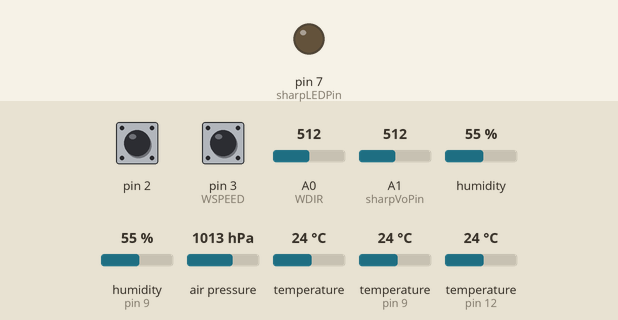
Recording of a sketch running on a simulated Arduino Uno, built with avr-gcc and run on an emulated ATmega328P. Parts: output pins drawn as LEDs (lit = HIGH). Wiring (inferred from the names in the program): DHT22 sensor: data pin 9. The inputs (shaded band) are chosen by the test bench; at power-on: pin 2 HIGH, pin 3 (WSPEED) HIGH, A0 (WDIR) = 512, A1 (sharpVoPin) = 512, humidity 55 %, humidity (sensor on pin 9) 55 %, air pressure 1013 hPa, temperature 24 °C, temperature (sensors on pin 9, pin 12) 24 °C. What the sketch prints to the serial monitor is not drawn.

Above: at 0.1 s.
At 1.9 s:
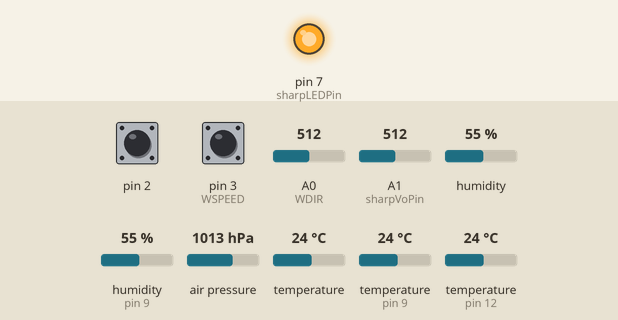
Timing chart, 0 to 3.4 s (numbered marks = the images above):
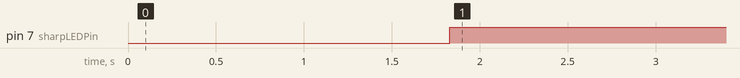

The sketch:

estacion.ino
```cpp
//librerias
#include <Wire.h> //protocolo de comunicacion I2C usado por AM2315 y BMP280 (SDA y SCL)
#include <Adafruit_AM2315.h> //sensor de temperatura y humedad ambiental AM2315
#include <Adafruit_BMP280.h> //sensor de presión, temperatura y altura BMP280
#include "DHT.h" //sensor de temperatura y humedad ambiental DHT22
#include <OneWire.h> //protocolo de comunicación OneWire usado por DS18B20
#include <DallasTemperature.h> //sensor de temperatura DS18B20
#include <SoftwareSerial.h> //protocolo de comunicación usado por módulo MBD+AQD

//Pins
#define WSPEED 3 //pin por defecto del shell sparkfun para el sensor de velocidad de viento
#define RAIN 2 //pin por defecto del shell sparkfun para el sensor de prcipitación
#define WDIR A0 //pin por defecto del shell de sparkfun para el sensor de dirección del viento
#define DHTTYPE DHT22 //definición del típo de sensor DHT
#define DHTPIN 9 //pin del sensor DHT22
#define ONE_WIRE_BUS 12 //pin del sensor DS18B20

DHT dht(DHTPIN, DHTTYPE); //instancia del sensor DHT22

//instancias para sensor DS18B20
OneWire oneWire(ONE_WIRE_BUS);
DallasTemperature sensors(&oneWire);

//pines para tarjeta dhemax
const byte rxPin = 10;
const byte txPin = 11;
SoftwareSerial mySerial = SoftwareSerial(rxPin, txPin);

//pines para sensor sharp GP2Y1014AU0F
const int sharpLEDPin = 7;   // Arduino digital pin 7 connect to sensor LED.
const int sharpVoPin = A1;   // Arduino analog pin 5 connect to sensor Vo.

//Variables
Adafruit_AM2315 am2315; //I2C
Adafruit_BMP280 bmp; //I2C
volatile long lastWindISR = 0;
volatile byte windClicks = 0;
volatile float rainin = 0;
volatile float rainHour;
volatile unsigned long raintime, raininterval, rainlast;
long lastWindCheck = 0;
int valueS1;
int valueS2;
int valueS3;
static float Voc = 0.6; //output típico del voltaje del polvo en 0 volts
const float K = 0.5;  //sensivilidad típica del polvo en únidades de V por 100mg/m3

//activación del anemómetro cuando se activa el magneto
void wspeedISR() {
  if (millis() - lastWindISR > 10) {
    lastWindISR = millis();
    windClicks++;
  }
}

void rainISR() {
  raintime = millis(); // toma el tiempo actual en milisegundos
  raininterval = raintime - rainlast; // calcula el intervalo entre el evento actual y el anterior
  if (raininterval > 10) // ignora la vibración del receptaculo y toma muestras después de 10 milisegundos
  {
    rainHour += 0.2794; //incrementa la cantidad de lluvia caida por la cantidad estipulada
    rainlast = raintime; // se setea para el próximo evento
  }
}

void setup() {
  Serial.begin(9600);
  while (!Serial) {
    delay(10);
  }
  Serial.println("Inicializado");
  pinMode(WSPEED, INPUT_PULLUP); //input anemómetro

  //tarjeta gases
  pinMode(rxPin, INPUT);
  pinMode(txPin, OUTPUT);
  mySerial.begin(38400);

  //iniciar sensores
  dht.begin();
  sensors.begin();
  am2315.begin();
  bmp.begin();

  //densidad de polvo
  pinMode(sharpLEDPin, OUTPUT);

  //seteo default de BMP280 según datasheet
  bmp.setSampling(Adafruit_BMP280::MODE_NORMAL,     /* Operating Mode. */
                  Adafruit_BMP280::SAMPLING_X2,     /* Temp. oversampling */
                  Adafruit_BMP280::SAMPLING_X16,    /* Pressure oversampling */
                  Adafruit_BMP280::FILTER_X16,      /* Filtering. */
                  Adafruit_BMP280::STANDBY_MS_500); /* Standby time. */

  //interrupciones
  attachInterrupt(1, wspeedISR, FALLING);
  attachInterrupt(0, rainISR, FALLING);
  interrupts();

  delay(1000);
}

float getRain() {
  rainin = rainHour;
  rainHour = 0;
  return(rainin);
}

float getWindSpeed() {
  float deltaTime = (millis() - lastWindCheck) / 1000.0;
  float windSpeed = (float)windClicks / deltaTime;
  windSpeed *= 2.4;
  windClicks = 0;
  lastWindCheck = millis();
  return (windSpeed);
}

int getWindDirection() {
  unsigned int adc;
  adc = analogRead(WDIR);
  if (adc < 380) return (113);
  if (adc < 393) return (68);
  if (adc < 414) return (90);
  if (adc < 456) return (158);
  if (adc < 508) return (135);
  if (adc < 551) return (203);
  if (adc < 615) return (180);
  if (adc < 680) return (23);
  if (adc < 746) return (45);
  if (adc < 801) return (248);
  if (adc < 833) return (225);
  if (adc < 878) return (338);
  if (adc < 913) return (0);
  if (adc < 940) return (293);
  if (adc < 967) return (315);
  if (adc < 990) return (270);
}

void loop() {
  sensors.requestTemperatures();
  int wDir = getWindDirection();
  float wSpeed = getWindSpeed();
  float rain = getRain();
  float pressure = bmp.readPressure();
  float tempBMP280 = bmp.readTemperature();
  float tempAM2315 = am2315.readTemperature();
  float humAM2315 = am2315.readHumidity();
  float humDHT22 = dht.readHumidity();
  float tempDHT22 = dht.readTemperature();
  float tempDS18B20 = sensors.getTempCByIndex(0);

  digitalWrite(sharpLEDPin, LOW);
  delayMicroseconds(280);
  float Vo = analogRead(sharpVoPin);
  digitalWrite(sharpLEDPin, HIGH);

  Vo = Vo / 1024.0 * 5.0;
  float dV = Vo - Voc;
  if ( dV < 0 ) {
    dV = 0;
    Voc = Vo;
  }
  float dustDensity = dV / K * 100.0;

  if (mySerial.available() > 0) {
    String valor = mySerial.readString();
    valueS1 = valor.substring(3, 9).toInt();
    valueS2 = valor.substring(13, 19).toInt();
    valueS3 = valor.substring(23, 29).toInt();
  }

  Serial.print("{");
  Serial.print("\"WindDirection\":");
  Serial.print(wDir);
  Serial.print(",\"WindSpeed\":");
  Serial.print(wSpeed);
  Serial.print(",\"Rain\":");
  Serial.print(rain);
  Serial.print(",\"Pressure\":");
  Serial.print(pressure / 100);
  Serial.print(",\"TempBMP280\":");
  Serial.print(tempBMP280);
  Serial.print(",\"HumAM2315\":");
  Serial.print(humAM2315);
  Serial.print(",\"TempAM2315\":");
  Serial.print(tempAM2315);
  Serial.print(",\"HumDHT22\":");
  Serial.print(humDHT22);
  Serial.print(",\"TempDHT22\":");
  Serial.print(tempDHT22);
  Serial.print(",\"TempDS18B20\":");
  Serial.print(tempDS18B20);
  Serial.print(",\"CO\":");
  Serial.print(valueS1);
  Serial.print(",\"SO2\":");
  Serial.print(valueS2);
  Serial.print(",\"NO2\":");
  Serial.print(valueS3);
  Serial.print(",\"PM\":");
  Serial.print(dustDensity);
  Serial.println("}");

  delay(60000);
}
```

Measured:
- by itself, pin 7 (sharpLEDPin): LOW → HIGH at 1.8 s
